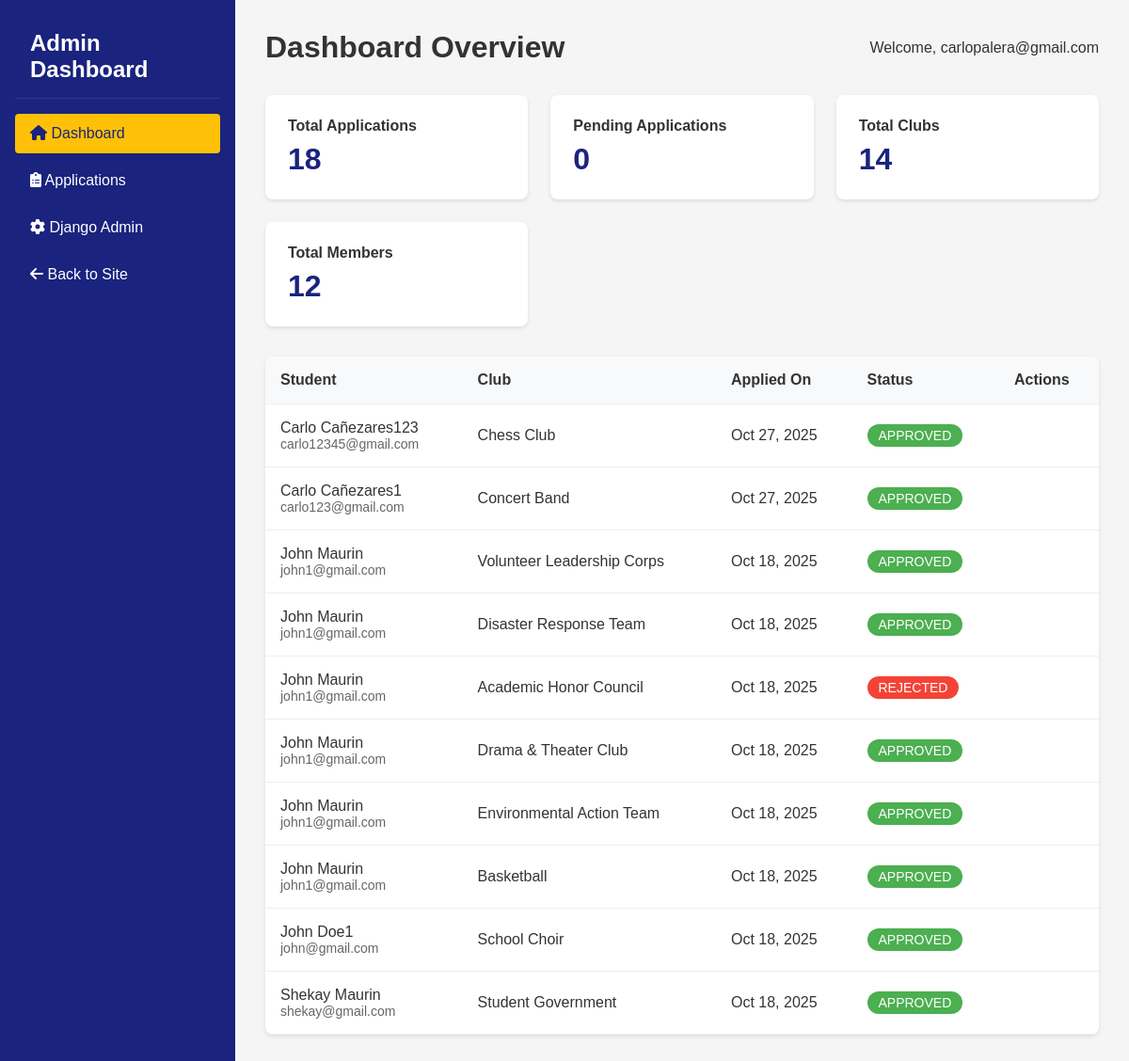
Screenshot of /staff/ (signed in) with the database file from the repository.
### CCC/models.py (models this page shows, shortened)
class User(AbstractUser):
    groups = models.ManyToManyField(
        'auth.Group',
        verbose_name='groups',
        blank=True,
        related_name='ccc_users',
        related_query_name='ccc_user',
        help_text='The groups this user belongs to.'
    )
    department = models.CharField(
        max_length=100,
        blank=True,
        null=True,
        help_text="Student's department/college"
    )
    user_permissions = models.ManyToManyField(
        'auth.Permission',
        verbose_name='user permissions',
        blank=True,
        related_name='ccc_users_permissions',
        related_query_name='ccc_user_permission',
        help_text='Specific permissions for this user.'
    )
    email = models.EmailField(unique=True)
    username = models.CharField(max_length=150, blank=True)
    student_id = models.CharField(max_length=20, unique=True)  # Changed from 10 to 20
    year_level = models.IntegerField(null=True)
    phone = models.CharField(max_length=15, blank=True, default='')
    bio = models.TextField(blank=True)
    interests = models.JSONField(default=list)
    newsletter = models.BooleanField(default=False)
    objects = CustomUserManager()
    USERNAME_FIELD = 'email'
    REQUIRED_FIELDS = ['username']

class ClubApplication(models.Model):
    STATUS_PENDING = 'PENDING'
    STATUS_APPROVED = 'APPROVED'
    STATUS_REJECTED = 'REJECTED'
    STATUS_CHOICES = [
        (STATUS_PENDING, 'Pending'),
        (STATUS_APPROVED, 'Approved'),
        (STATUS_REJECTED, 'Rejected'),
    ]
    user = models.ForeignKey(
        settings.AUTH_USER_MODEL,
        on_delete=models.CASCADE,
        related_name='club_applications'
    )
    club = models.ForeignKey(Club, on_delete=models.CASCADE, related_name='applications')
    message = models.TextField(blank=True)
    status = models.CharField(
        max_length=20,
        choices=STATUS_CHOICES,
        default=STATUS_PENDING
    )
    created_at = models.DateTimeField(auto_now_add=True)
    reviewed_at = models.DateTimeField(null=True, blank=True)
    reviewer = models.ForeignKey(
        settings.AUTH_USER_MODEL,
        null=True,
        blank=True,
        on_delete=models.SET_NULL,
        related_name='reviewed_applications'
    )
    class Meta:
        unique_together = ('user', 'club')
        ordering = ['-created_at']

class Club(models.Model):
    name = models.CharField(max_length=150, unique=True)
    slug = models.SlugField(max_length=160, unique=True)
    description = models.TextField(blank=True)
    members = models.ManyToManyField(
        settings.AUTH_USER_MODEL,
        related_name='clubs',
        blank=True,
        help_text='Users who are accepted members of this club'
    )
    created_at = models.DateTimeField(auto_now_add=True)
    def member_count(self):
        return self.members.count()
    member_count.short_description = 'Members'

### CCC/views.py (the view)
# urls.py: path('staff/', views.admin_dashboard, name='admin_dashboard'),
@staff_member_required
def admin_dashboard(request):
    context = {
        'total_applications': ClubApplication.objects.count(),
        'pending_applications': ClubApplication.objects.filter(status='PENDING').count(),
        'total_clubs': Club.objects.count(),
        'total_members': Club.objects.aggregate(total=Count('members'))['total'] or 0,
        'recent_applications': ClubApplication.objects.select_related('user', 'club').order_by('-created_at')[:10]
    }
    return render(request, 'admin_dashboard.html', context)

### CCC/templates/admin_dashboard.html (shortened to what this page needs)
{% load static %}
<!DOCTYPE html>
<html lang="en">
<head>
    <link href="https://cdnjs.cloudflare.com/ajax/libs/font-awesome/6.0.0/css/all.min.css" rel="stylesheet">
</head>
<body>
    <div class="dashboard-container">
        <aside class="sidebar">
            <div class="sidebar-header">
                <h2>Admin Dashboard</h2>
            </div>
            <ul class="sidebar-menu">
                <li><a href="{% url 'admin_dashboard' %}" class="active">
                    <i class="fas fa-home"></i> Dashboard
                </a></li>
                <li><a href="{% url 'admin_applications' %}">
                    <i class="fas fa-clipboard-list"></i> Applications
                </a></li>
                <li><a href="{% url 'admin:index' %}">
                    <i class="fas fa-cog"></i> Django Admin
                </a></li>
                <li><a href="{% url 'home' %}">
                    <i class="fas fa-arrow-left"></i> Back to Site
                </a></li>
            </ul>
        </aside>
        <main class="main-content">
            <div class="dashboard-header">
                <h1>Dashboard Overview</h1>
                <div class="user-info">
                    Welcome, {{ request.user.get_full_name|default:request.user.email }}
                </div>
            </div>
            <div class="stats-grid">
                <div class="stat-card">
                    <h3>Total Applications</h3>
                    <div class="number">{{ total_applications }}</div>
                </div>
                <div class="stat-card">
                    <h3>Pending Applications</h3>
                    <div class="number">{{ pending_applications }}</div>
                </div>
                <div class="stat-card">
                    <h3>Total Clubs</h3>
                    <div class="number">{{ total_clubs }}</div>
                </div>
                <div class="stat-card">
                    <h3>Total Members</h3>
                    <div class="number">{{ total_members }}</div>
                </div>
            </div>
            <div class="applications-table">
                <table>
                    <thead>
                        <tr>
                            <th>Student</th>
                            <th>Club</th>
                            <th>Applied On</th>
                            <th>Status</th>
                            <th>Actions</th>
                        </tr>
                    </thead>
                    <tbody>
                        {% for application in recent_applications %}
                        <tr id="app-{{ application.id }}">
                            <td>
                                {{ application.user.get_full_name|default:application.user.email }}
                                <div style="font-size: 0.875rem; color: #666;">
                                    {{ application.user.email }}
                                </div>
                            </td>
                            <td>{{ application.club.name }}</td>
                            <td>{{ application.created_at|date:"M d, Y" }}</td>
                            <td>
                                <span class="status-badge status-{{ application.status|lower }}">
                                    {{ application.status }}
                                </span>
                            </td>
                            <td>
                            </td>
                        </tr>
                        {% endfor %}
                    </tbody>
                </table>
            </div>
        </main>
    </div>
</body>
</html>

### CCC/templates/admin_dashboard.html (style rules this page uses)
:root { --primary: #1a237e; --secondary: #283593; --accent: #ffc107; --success: #4caf50; --danger: #f44336; --warning: #ff9800; --text: #333; --bg: #f5f5f5; }
* { margin: 0; padding: 0; box-sizing: border-box; }
body { font-family: 'Arial', sans-serif; background: var(--bg); color: var(--text); }
.dashboard-container { display: flex; min-height: 100vh; }
.sidebar { width: 250px; background: var(--primary); color: white; padding: 1rem; }
.sidebar-header { padding: 1rem; border-bottom: 1px solid rgba(255,255,255,0.1); margin-bottom: 1rem; }
.sidebar-menu { list-style: none; }
.sidebar-menu li { margin-bottom: 0.5rem; }
.sidebar-menu a { color: white; text-decoration: none; padding: 0.75rem 1rem; display: block; border-radius: 4px; transition: background-color 0.3s; }
.sidebar-menu a.active { background: var(--accent); color: var(--primary); }
.main-content { flex: 1; padding: 2rem; }
.dashboard-header { display: flex; justify-content: space-between; align-items: center; margin-bottom: 2rem; }
.stats-grid { display: grid; grid-template-columns: repeat(auto-fit, minmax(250px, 1fr)); gap: 1.5rem; margin-bottom: 2rem; }
.stat-card { background: white; padding: 1.5rem; border-radius: 8px; box-shadow: 0 2px 4px rgba(0,0,0,0.1); }
.stat-card h3 { color: var(--text); font-size: 1rem; margin-bottom: 0.5rem; }
.stat-card .number { font-size: 2rem; font-weight: bold; color: var(--primary); }
.applications-table { background: white; border-radius: 8px; box-shadow: 0 2px 4px rgba(0,0,0,0.1); overflow: hidden; }
table { width: 100%; border-collapse: collapse; }
th, td { padding: 1rem; text-align: left; border-bottom: 1px solid #eee; }
th { background: #f8f9fa; font-weight: 600; }
.status-badge { padding: 0.25rem 0.75rem; border-radius: 50px; font-size: 0.875rem; font-weight: 500; }
.status-approved { background: var(--success); color: white; }
.status-rejected { background: var(--danger); color: white; }

### rows the page displays
User: user.get_full_name "carlopalera@gmail.com"
ClubApplication: user.get_full_name "Carlo Cañezares123", user.email "carlo12345@gmail.com", club.name "Chess Club", created_at "Oct 27, 2025", status "APPROVED"
ClubApplication: user.get_full_name "Carlo Cañezares1", user.email "carlo123@gmail.com", club.name "Concert Band", created_at "Oct 27, 2025", status "APPROVED"
ClubApplication: user.get_full_name "John Maurin", user.email "john1@gmail.com", club.name "Volunteer Leadership Corps", created_at "Oct 18, 2025", status "APPROVED"
ClubApplication: user.get_full_name "John Maurin", user.email "john1@gmail.com", club.name "Disaster Response Team", created_at "Oct 18, 2025", status "APPROVED"
ClubApplication: user.get_full_name "John Maurin", user.email "john1@gmail.com", club.name "Academic Honor Council", created_at "Oct 18, 2025", status "REJECTED"
ClubApplication: user.get_full_name "John Maurin", user.email "john1@gmail.com", club.name "Drama & Theater Club", created_at "Oct 18, 2025", status "APPROVED"
ClubApplication: user.get_full_name "John Maurin", user.email "john1@gmail.com", club.name "Environmental Action Team", created_at "Oct 18, 2025", status "APPROVED"
ClubApplication: user.get_full_name "John Maurin", user.email "john1@gmail.com", club.name "Basketball", created_at "Oct 18, 2025", status "APPROVED"
ClubApplication: user.get_full_name "John Doe1", user.email "john@gmail.com", club.name "School Choir", created_at "Oct 18, 2025", status "APPROVED"
ClubApplication: user.get_full_name "Shekay Maurin", user.email "shekay@gmail.com", club.name "Student Government", created_at "Oct 18, 2025", status "APPROVED"

### other values shown
{{ total_applications }} "18"
{{ pending_applications }} "0"
{{ total_clubs }} "14"
{{ total_members }} "12"
